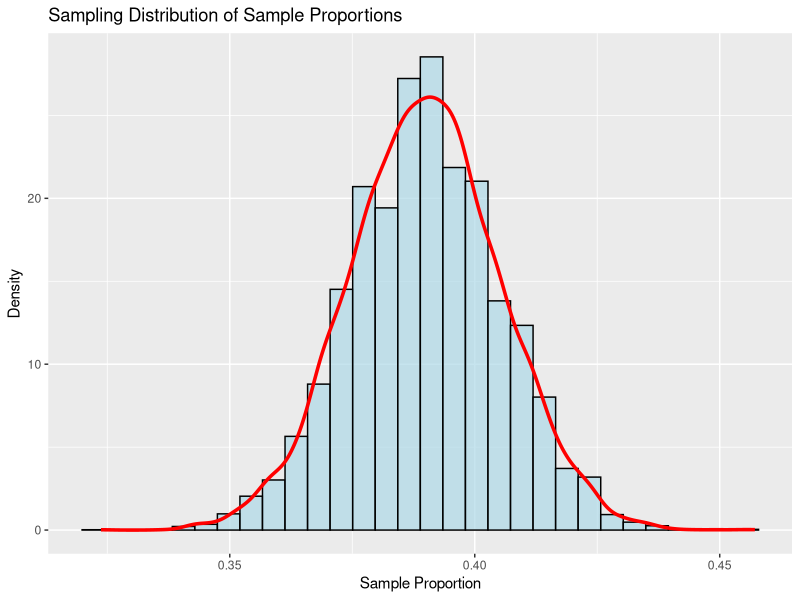
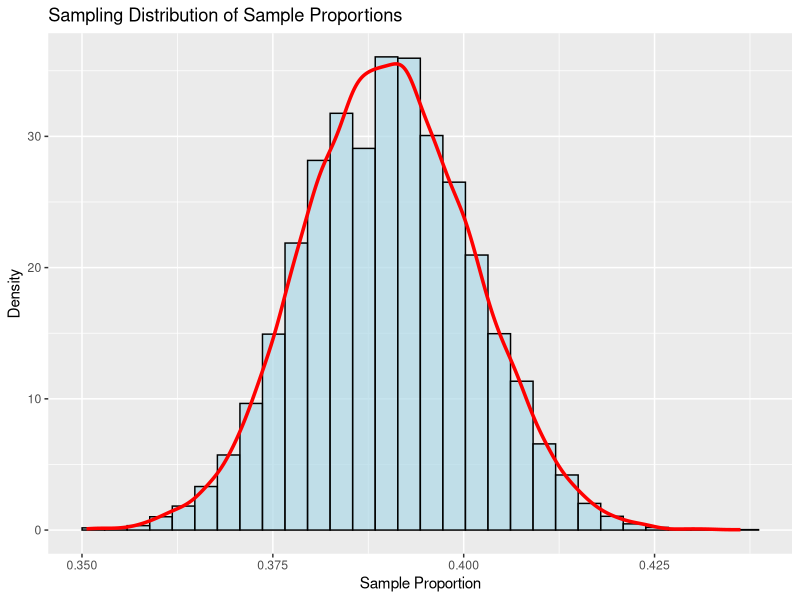
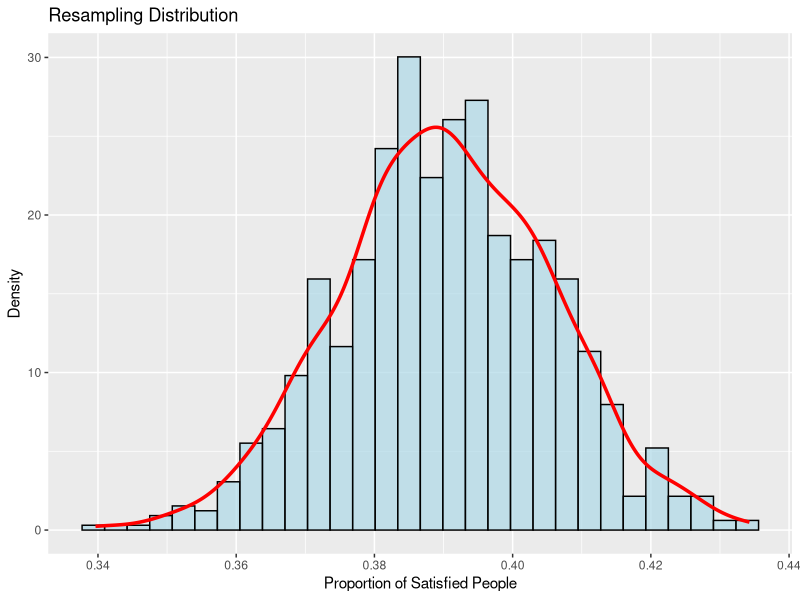
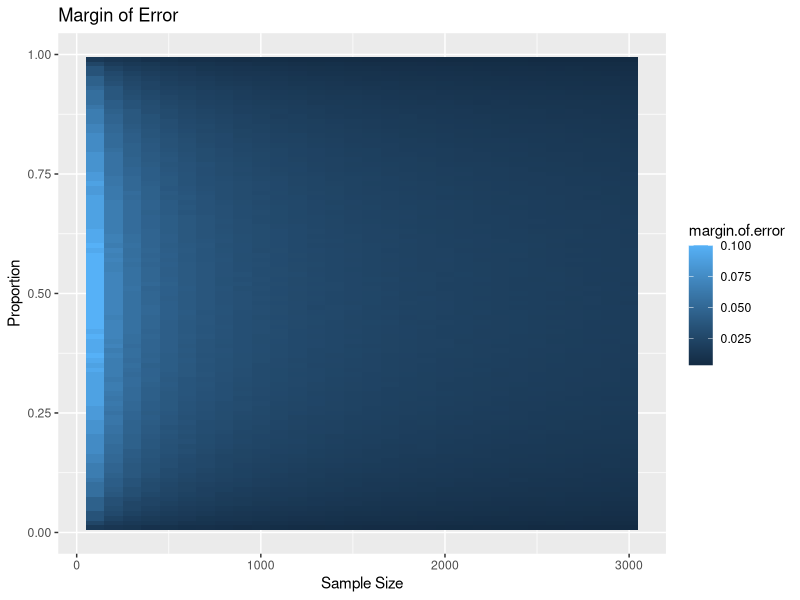
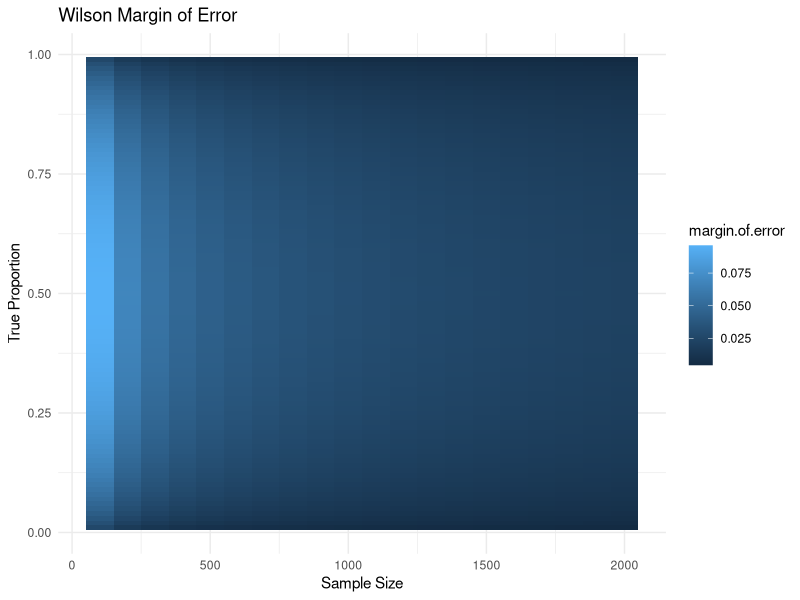

The R source for these figures, in order:
##### Lab 10 ####
library(tidyverse)



#  1- Basic Simulation
p <- .39
total.num.people <- 1004
num.of.sims <- 10000

dist <- tibble(sample.num.people= rbinom(n=num.of.sims, size=total.num.people, prob=p))

dist <- dist |>
  mutate(sample.proportion = sample.num.people / total.num.people)

ggplot(data = dist) +
  geom_histogram(aes(x = sample.proportion, y = after_stat(density)), bins = 30, fill = "lightblue", color = "black", alpha = 0.7) +
  geom_density(aes(x = sample.proportion), color = "red", size = 1.2) +
  labs(title = "Sampling Distribution of Sample Proportions",
       x = "Sample Proportion",
       y = "Density")

first <- quantile(x= dist$sample.proportion, probs = .025)
last <- quantile(x = dist$sample.proportion, probs =.975 )

margin.of.error <- (last-first)/2
print(margin.of.error)


dist2 <- tibble(sample.num.people2 = rbinom(n=num.of.sims, size=total.num.people*2, prob=p))

dist2 <- dist2 |>
  mutate(sample.proportion2 = sample.num.people2 / (total.num.people*2))

ggplot(data = dist2) +
  geom_histogram(aes(x = sample.proportion2, y = after_stat(density)), bins = 30, fill = "lightblue", color = "black", alpha = 0.7) +
  geom_density(aes(x = sample.proportion2), color = "red", size = 1.2) +
  labs(title = "Sampling Distribution of Sample Proportions",
       x = "Sample Proportion",
       y = "Density")

first2 <- quantile(x= dist2$sample.proportion2, probs = .025)
last2 <- quantile(x = dist2$sample.proportion2, probs =.975 )

(margin.of.error2 <- (last2-first2)/2)

#  2- Resampling
n <- 1004
responses <- c(rep("Satisfied",round( 0.39 * n)), rep("Not Satisfied", round(0.59 * n)))
remaining.spots <- n - length(responses)
gallup.dat <- data.frame(Response = c(responses, rep("No Response", remaining.spots)))

R<- 1000
resamples <- tibble(proportion = numeric(R))
for (i in 1:R){
  resample <- sample(x = gallup.dat$Response,
                     size = 1004,
                     replace = T)
  resamples$proportion[i] = length(which(resample=="Satisfied"))/ 1004 #mean(resample=="Satisfied")
}


ggplot(data = resamples)+
  geom_histogram(aes(x=proportion, y= after_stat(density)), bins = 30, fill = "lightblue", color = "black", alpha = 0.7) + 
  geom_density(aes(x=proportion), color = "red", size = 1.2) + 
  labs(title = "Resampling Distribution",
       x = "Proportion of Satisfied People",
       y = "Density")

resample.first <- quantile(x= resamples$proportion, probs = .025)
resample.last <- quantile(x = resamples$proportion, probs =.975 )

(resample.margin.of.error <- (resample.last-resample.first)/2)



#  3- Simulation over n and p
n.values <- seq(100, 3000, by = 100)
p.values <- seq(0.01, 0.99, by = 0.01)
num.of.sims <- 10000

results <- tibble(
  total.num.people = numeric(),
  p = numeric(),
  margin.of.error = numeric()
)

for (total.num.people in n.values) {
  for (p in p.values) {
    
    sample.num.people <- rbinom(n = num.of.sims, size = total.num.people, prob = p)
    sample.proportion <- sample.num.people / total.num.people
    
    first <- quantile(sample.proportion, probs = 0.025)
    last <- quantile(sample.proportion, probs = 0.975)
    
    margin.of.error <- (last - first) / 2
    
    results <- add_row(results,
                       total.num.people = total.num.people,
                       p = p,
                       margin.of.error = margin.of.error)
  }
}

ggplot(results, aes(x = total.num.people, y = p, fill = margin.of.error)) +
  geom_raster() +
  labs(title = "Margin of Error",
       x = "Sample Size",
       y = "Proportion")



# 4 - Actual Margin of Error
n.values <- seq(100, 2000, by = 100)
p.values <- seq(0.01, 0.99, by = 0.01)
z <- qnorm(0.975)

wilson.results <- tibble(
  total.num.people = numeric(),
  p = numeric(),
  margin.of.error = numeric()
)

for (total.num.people in n.values) {
  for (p in p.values) {
    
    z2 <- z^2
    numerator <- z * sqrt((p * (1 - p) / total.num.people) + (z2 / (4 * total.num.people^2)))
    denominator <- 1 + (z2 / total.num.people)
    margin.of.error <- numerator / denominator
    
    wilson.results <- add_row(wilson.results,
                              total.num.people = total.num.people,
                              p = p,
                              margin.of.error = margin.of.error)
  }
}

ggplot(wilson.results, aes(x = total.num.people, y = p, fill = margin.of.error)) +
  geom_raster() +
  labs(title = "Wilson Margin of Error",
       x = "Sample Size",
       y = "True Proportion") +
  theme_minimal()


